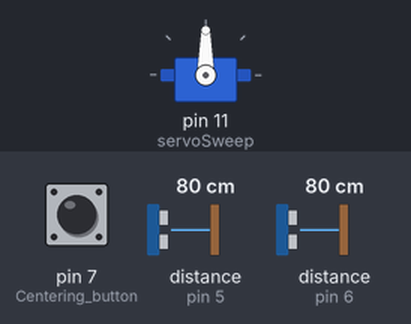
Bench run of a sketch on a simulated Arduino Uno, built with avr-gcc and run on an emulated ATmega328P. Shown: servo. Wiring (inferred from the names in the program): 2 × ultrasonic range finder: trigger pin 5, echo pin 5 / trigger pin 6, echo pin 6. The test bench sets the inputs (shaded band); at power-on: pin 7 (Centering_button) LOW, distance to the obstacle (sensors on pin 5, pin 6) 80 cm. The echo pulse lasts 58.3 µs per cm; what the sketch prints to the serial monitor is not drawn.

Above: at 1.2 s.
1.3 s: pin 7 (Centering_button) pulled HIGH for 0.15 s
2.9 s: pin 7 (Centering_button) pulled HIGH for 1 s
5.9 s: pin 7 (Centering_button) pulled HIGH for 3.2 s
Timing chart, 0 to 10.6 s (numbered marks = the images above; inputs shaded):
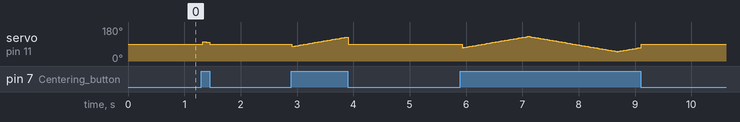

The sketch:

IdentifyWith1_Working.ino
```cpp
// WORKING VERSION!! DON'T CHANGE
// This works for lower sonar.

// IDENTIFY_CLOSEST_OBJECT
// - Scan left and right using 2 sonars.
// - One scan is to go from -50->50 or vice versa.
// - Identify and approximate center of the closest object.
// RETURN:  objectVector
//          r - Distance to closest object
//          a - Angle to closest object, Span=[-aMax,+aMax]
//          t - Type of object, 0:Cylinder, 1:Obstacle
//////////// Constants  ////////////////////////////////////////
const int scanIterations = 50;      //How many measurements to
                                     //take for each scan

const int angleCorrection = 90;      //Middle position of scanners

const int angleMax = 40;             //Maxangle from centre

const int distTol = 5;               //How many cm a reading may
                                     //differ while still be
                                     //regarded the same object.
const int highPin = 5;
const int lowPin  = 6;
const double pi = 3.14159265358979;

////////////  Motors  ////////////////////////////////////
#include <Servo.h>                   // Include servo library
Servo servoSweep;

////////////  Variables  /////////////////////////////////
int objectVector[3] = {350,0,0};
int roundMinLow  = 350;                      //Min reading for sensor...
int roundMinHigh = 350;                     //...current scan
int angleOneObject;                  // First side of object
int angleTwoObject;                  // Second side of object
boolean increasing = true;           // true:  -maxA -> +maxA
                                     // false: +maxA -> -maxA
int currState = 1;
int iteration = scanIterations/2;    // Iteration in current scan
int lowValue  = 350;                 // Current reading
int highValue = 350;                 // Current reading
int oldLow    = 350;                 // remember old minimum.
double angleStep;

void setup(){                        // Built-in initialization
                                     // block
  pinMode(7, INPUT);                 // Centering button

  servoSweep.attach(11);
  Serial.begin(9600);

  angleStep = double(2*angleMax)/scanIterations;
}

void loop(){

  double setAngle = iteration*angleStep - angleMax;

  servoSweep.write(digitalRead(7) ?
                angleCorrection + setAngle : angleCorrection);

  // Current readings
  highValue = readSonar(highPin);
  delay(20);
  lowValue  = readSonar(lowPin);

  // Object begins
  if(lowValue < roundMinLow - distTol) {
    // Define new minima, first side found
    roundMinLow = lowValue;
    angleOneObject = setAngle;
    angleTwoObject = setAngle;

    if(lowValue < objectVector[0] - distTol) {
      // Closest thing spotted, imedietly update vector
      oldLow = objectVector[0];
      objectVector[0] = lowValue;
      objectVector[1] = setAngle;
    }
  }
  else if(lowValue < objectVector[0] - distTol &&
          lowValue < oldLow - distTol) {
    // Still at closest object ever
    angleTwoObject = setAngle;
    objectVector[1] = int((angleOneObject + angleTwoObject)/2);
  }
  else if(lowValue < roundMinLow + distTol) {
    // Still at closest object this round
    angleTwoObject = setAngle;
  }


  // Updae angle state
  if(increasing) {
    iteration = iteration + 1;
  }
  else {
    iteration = iteration - 1;
  }

  Serial.print(int(setAngle + angleMax + 1));
  Serial.print(" ");
  Serial.print(lowValue);
  Serial.print(" ");
  Serial.print(objectVector[0]);
  Serial.print(" ");
  Serial.println(objectVector[1]);

  //Serial.print(roundMinLow);
  //Serial.print(" ");
  //Serial.println(objectVector[0]);

  // Start new scan if end is reached
  if(iteration <= 0 || iteration >= scanIterations){
    //Serial.print(objectVector[0]);
    //Serial.print(" ");
    //Serial.println(objectVector[1]);

    increasing = !increasing;
    objectVector[0] = roundMinLow;
    objectVector[1] = int((angleOneObject + angleTwoObject)/2);
    int tmp = angleOneObject;
    angleOneObject = angleTwoObject;
    angleTwoObject = tmp;
    roundMinLow  = 350;
    roundMinHigh = 350;
    // Reset things for new scan
  }
// End of loop, but code is keept for the moment...
}

long readSonar(int pin) {
  // establish variables for duration of the ping,
  // and the distance result in inches and centimeters:
  long duration, cm;

  // The PING))) is triggered by a HIGH pulse of 2 or more microseconds.
  // Give a short LOW pulse beforehand to ensure a clean HIGH pulse:
  pinMode(pin, OUTPUT);
  digitalWrite(pin, LOW);
  delayMicroseconds(2);
  digitalWrite(pin, HIGH);
  delayMicroseconds(5);
  digitalWrite(pin, LOW);

  // The same pin is used to read the signal from the PING))): a HIGH
  // pulse whose duration is the time (in microseconds) from the sending
  // of the ping to the reception of its echo off of an object.
  pinMode(pin, INPUT);
  duration = pulseIn(pin, HIGH);

  // convert the time into a distance
  cm = microsecondsToCentimeters(duration);

  return cm;
}

long microsecondsToCentimeters(long microseconds)
{
  // The speed of sound is 340 m/s or 29 microseconds per centimeter.
  // The ping travels out and back, so to find the distance of the
  // object we take half of the distance travelled.
  return microseconds / 29 / 2;
}
```
